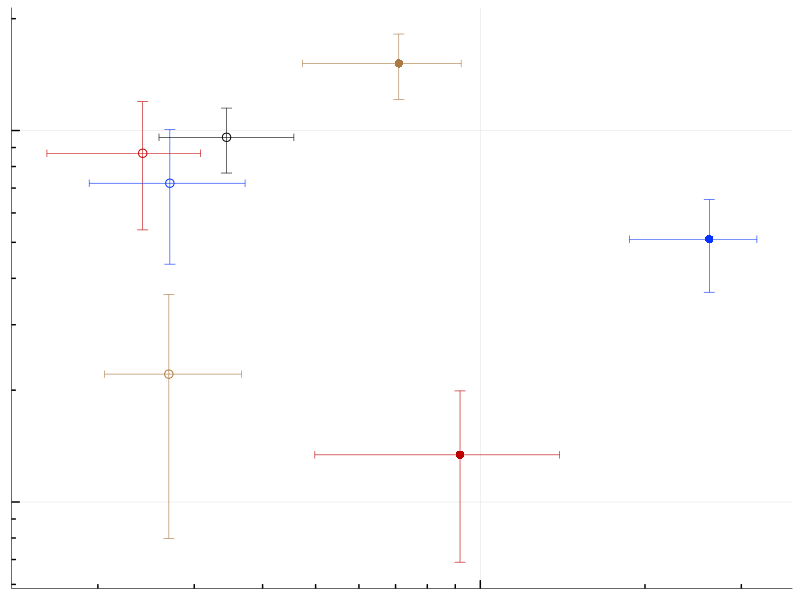

R code for this plot:
## Combines count, Cnet, biovolume in one plot (day 14)
library("dplyr")
library(ggplot2)
library(scales)

# import data
count_bact <- read.csv("data/flow2_day14_bact.csv")
count_pt <- read.csv("data/flow2_day14_pt.csv")
cnet_stat <- read.csv("data/SIP_cnet_day14.csv")

# get statistics from count data
count_bact_stat <- count_bact %>%
  group_by(Treatment, Ring) %>%
  summarize(mean = mean(Abundance), 
            sd = sd(Abundance))

# merbe count and cnet in to df
count_bact_stat$Ring[count_bact_stat$Ring==1] <- 'inner'
count_bact_stat$Ring[count_bact_stat$Ring==2] <- 'outer'
df <- cnet_stat
colnames(df) <- c("treatment", "ring", "cnet_q25", "cnet_q50", "cnet_q75")
df$count_mean <- NA
df$count_sd <- NA

for (row in 1:nrow(df)){
  t <- df$treatment[row]
  r <- df$ring[row]
  df[row, 'count_mean'] <- count_bact_stat$mean[count_bact_stat$Treatment==t & count_bact_stat$Ring==r]
  df[row, 'count_sd'] <- count_bact_stat$sd[count_bact_stat$Treatment==t & count_bact_stat$Ring==r]
}

# plot
setEPS()
postscript("figures/fig5b.eps", width = 2.5, height = 2)

ggplot(df, aes(x=cnet_q50, y=count_mean, shape=ring, colour=treatment)) + 
  geom_point(size=2.5, stroke=0.5) + 
  geom_errorbar(aes(ymax = count_mean+count_sd, ymin = count_mean-count_sd), width=0.02, linewidth=0.2) + 
  geom_errorbarh(aes(xmax = cnet_q75, xmin = cnet_q25), height=0.02, linewidth=0.2) + 
  # scale_x_log10(breaks = trans_breaks("log10", function(x) 10^x),
  #               labels = trans_format("log10", math_format(10^.x))) +
  scale_x_continuous(trans='log10', breaks=c(0.1)) +
  scale_y_continuous(trans='log10', breaks=c(10^6, 10^7)) +
  annotation_logticks(short = unit(0.1, "cm"),
                      mid = unit(0.1, "cm"),
                      long = unit(0.2, "cm"),
                      size = 0.3) +
  scale_color_manual(values=c("#C00000", "#0432FF", "#AB7942", "#000000")) +  # Alcani, Devosi, Marino, none
  scale_shape_manual(values = c(16,1)) +  # Inner, outer
  theme(strip.background = element_rect(fill=NA),
        panel.background = element_rect(fill = "transparent", color = NA),
        panel.grid.major = element_line(colour = "grey80", linewidth=0.1),
        # panel.grid.minor = element_line(colour = "grey80", linewidth=0.2),
        plot.background = element_rect(fill = "transparent", color = NA),
        panel.border = element_blank(),
        legend.position = "None",
        axis.title.x = element_blank(),
        axis.title.y = element_blank(),
        axis.text.x = element_blank(),
        axis.text.y = element_blank(),
        axis.line = element_line(size = 0.2),
        axis.ticks = element_blank()
        )

dev.off()